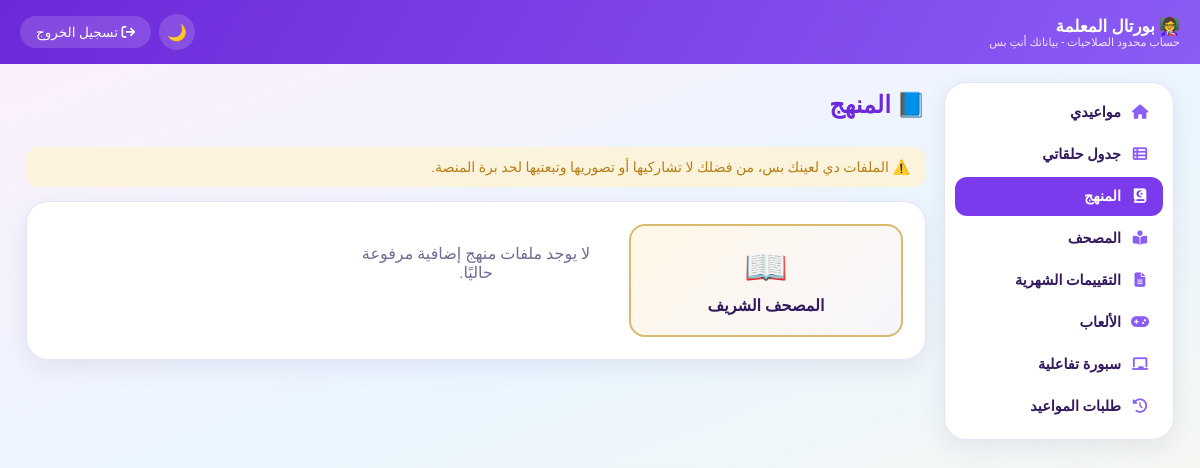
Page /teacher-portal/curriculum/ (signed in) on the earlier database version.
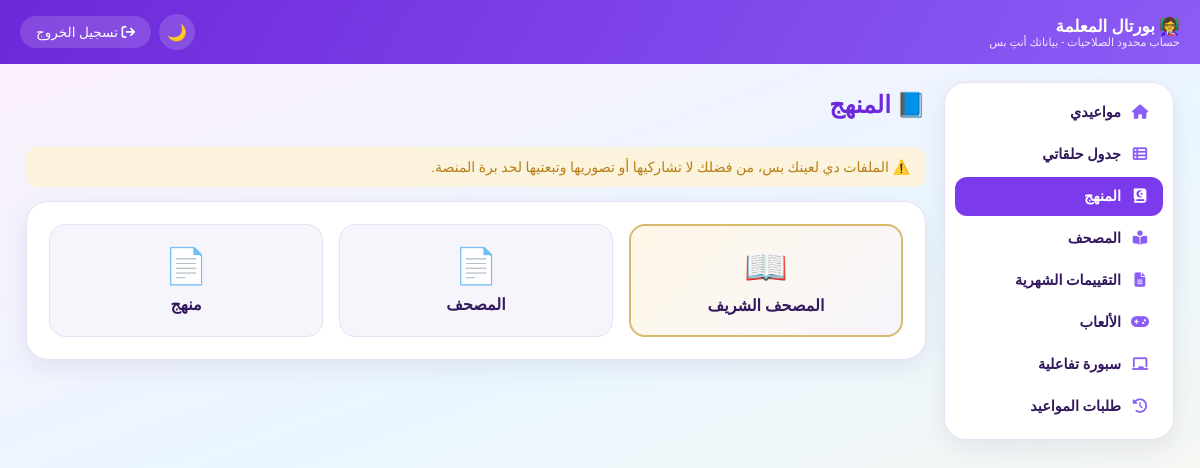
Same page on the later database version.
### core/models.py (models this page shows, shortened)
class CurriculumDocument(models.Model):
    title = models.CharField(max_length=255, verbose_name="عنوان الملف")
    file = models.FileField(upload_to='curriculum/%Y/%m/', verbose_name="ملف PDF")
    is_quran = models.BooleanField(default=False, verbose_name="هل هو المصحف؟")
    order = models.PositiveIntegerField(default=0, verbose_name="الترتيب")
    is_active = models.BooleanField(default=True, verbose_name="نشط (ظاهر للمعلمات)")
    uploaded_at = models.DateTimeField(auto_now_add=True, verbose_name="تاريخ الرفع")
    class Meta:
        verbose_name = "ملف منهج"
        verbose_name_plural = "ملفات المنهج"
        ordering = ['order', 'title']

### core/views.py (the view)
# urls.py: path('teacher-portal/curriculum/', views.teacher_curriculum, name='teacher_curriculum'),
@teacher_login_required
def teacher_curriculum(request):
    documents = CurriculumDocument.objects.filter(is_active=True)
    return render(request, 'core/teacher_curriculum.html', {
        'documents': documents,
        'teacher': request.user.teacher_profile,
    })

### core/views.py (called while the page is built)
def teacher_login_required(view_func):
    @wraps(view_func)
    def _wrapped(request, *args, **kwargs):
        if not request.user.is_authenticated or not hasattr(request.user, 'teacher_profile'):
            messages.error(request, 'من فضلك سجلي الدخول بحساب المعلمة الخاص بيكِ.')
            return redirect('teacher_login')
        return view_func(request, *args, **kwargs)
    return _wrapped

### templates/core/teacher_curriculum.html (shortened to what this page needs)
{% extends 'core/teacher_portal_base.html' %}
{% block content %}
<h2 style="color:var(--violet-700); margin-top:0;">📘 المنهج</h2>
<div class="alert alert-warning">
    ⚠️ الملفات دي لعينك بس، من فضلك لا تشاركيها أو تصوريها وتبعتيها لحد برة المنصة.
</div>
<div class="card" style="display:grid; grid-template-columns:repeat(auto-fill,minmax(220px,1fr)); gap:16px;">
    <a href="{% url 'teacher_quran_reader' %}" style="text-decoration:none; color:var(--ink); background:linear-gradient(135deg,#FFF8E7,var(--violet-50)); border:2px solid #d9b96b; border-radius:16px; padding:20px; text-align:center; display:block;">
        <div style="font-size:2.2rem;">📖</div>
        <div style="font-weight:700; margin-top:8px;">المصحف الشريف</div>
    </a>
    {% for doc in documents %}
    <a href="{% url 'teacher_curriculum_view' doc.id %}" style="text-decoration:none; color:var(--ink); background:var(--violet-50); border:1px solid var(--border); border-radius:16px; padding:20px; text-align:center; display:block;">
        <div style="font-size:2.2rem;">📄</div>
        <div style="font-weight:700; margin-top:8px;">{{ doc.title }}</div>
    </a>
    {% empty %}
    <div style="text-align:center; color:var(--ink-muted); padding:20px;">لا يوجد ملفات منهج إضافية مرفوعة حاليًا.</div>
    {% endfor %}
</div>
{% endblock %}

Differences in the rows shown:
added CurriculumDocument: title "المصحف"
added CurriculumDocument: title "منهج"
Other differences:
text no longer shown: "لا يوجد ملفات منهج إضافية مرفوعة حاليًا."
